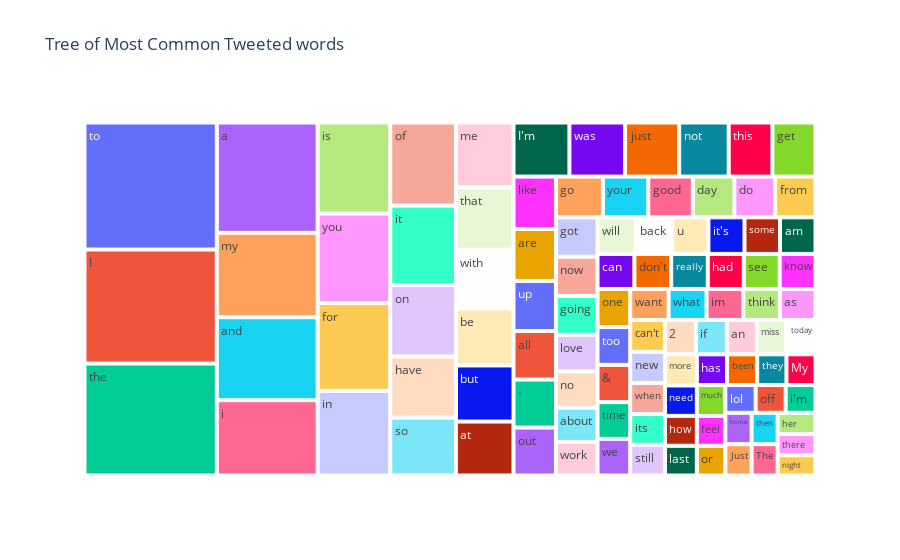

The notebook cell this image was saved under:
### Code cell
import plotly.express as px

temp = pd.DataFrame(most)


fig = px.treemap(temp, path=[0], values=1,title='Tree of Most Common Tweeted words')
fig.show()

### Figure 1 — Plotly figure (JSON) as saved in the notebook; plotly's stock layout.template omitted (floating-point values rounded to 4 significant figures)
{"data": [{"branchvalues": "total", "domain": {"x": [0, 1], "y": [0, 1]}, "hovertemplate": "labels=%{label}<br>1=%{value}<br>parent=%{parent}<br>id=%{id}<extra></extra>", "ids": ["&amp;", "-", "2", "I", "I'm", "Just", "My", "The", "a", "about", "all", "am", "an", "and", "are", "as", "at", "back", "be", "been", "but", "can", "can't", "day", "do", "don't", "feel", "for", "from", "get", "go", "going", "good", "got", "had", "has", "have", "her", "home", "how", "i", "i'm", "if", "im", "in", "is", "it", "it's", "its", "just", "know", "last", "like", "lol", "love", "me", "miss", "more", "much", "my", "need", "new", "night", "no", "not", "now", "of", "off", "on", "one", "or", "out", "really", "see", "so", "some", "still", "that", "the", "then", "there", "they", "think", "this", "time", "to", "today", "too", "u", "up", "want", "was", "we", "what", "when", "will", "with", "work", "you", "your"], "labels": ["&amp;", "-", "2", "I", "I'm", "Just", "My", "The", "a", "about", "all", "am", "an", "and", "are", "as", "at", "back", "be", "been", "but", "can", "can't", "day", "do", "don't", "feel", "for", "from", "get", "go", "going", "good", "got", "had", "has", "have", "her", "home", "how", "i", "i'm", "if", "im", "in", "is", "it", "it's", "its", "just", "know", "last", "like", "lol", "love", "me", "miss", "more", "much", "my", "need", "new", "night", "no", "not", "now", "of", "off", "on", "one", "or", "out", "really", "see", "so", "some", "still", "that", "the", "then", "there", "they", "think", "this", "time", "to", "today", "too", "u", "up", "want", "was", "we", "what", "when", "will", "with", "work", "you", "your"], "name": "", "parents": ["", "", "", "", "", "", "", "", "", "", "", "", "", "", "", "", "", "", "", "", "", "", "", "", "", "", "", "", "", "", "", "", "", "", "", "", "", "", "", "", "", "", "", "", "", "", "", "", "", "", "", "", "", "", "", "", "", "", "", "", "", "", "", "", "", "", "", "", "", "", "", "", "", "", "", "", "", "", "", "", "", "", "", "", "", "", "", "", "", "", "", "", "", "", "", "", "", "", "", ""], "type": "treemap", "values": [40131, 67079, 35005, 496619, 99559, 27068, 29404, 26836, 366212, 46708, 67901, 42724, 34074, 275263, 72568, 36423, 102196, 44033, 108069, 30498, 106272, 42506, 36356, 55748, 54628, 42472, 27961, 209801, 54182, 76734, 62969, 53236, 59775, 53871, 41548, 30588, 132249, 26520, 27116, 31368, 250016, 27237, 34779, 37601, 202294, 217693, 171812, 43422, 35196, 96284, 41338, 31186, 73302, 27676, 50051, 122509, 33135, 32697, 28980, 280025, 31898, 35590, 25245, 49622, 88110, 53591, 179554, 27412, 154365, 41082, 27837, 67030, 42152, 41343, 125155, 42745, 35055, 118685, 487501, 26882, 26389, 29602, 37355, 77810, 39570, 552962, 32923, 40634, 43568, 70007, 39218, 99140, 39438, 38788, 35441, 45898, 110843, 45913, 213871, 60854]}], "layout": {"legend": {"tracegroupgap": 0}, "title": {"text": "Tree of Most Common Tweeted words"}}}
